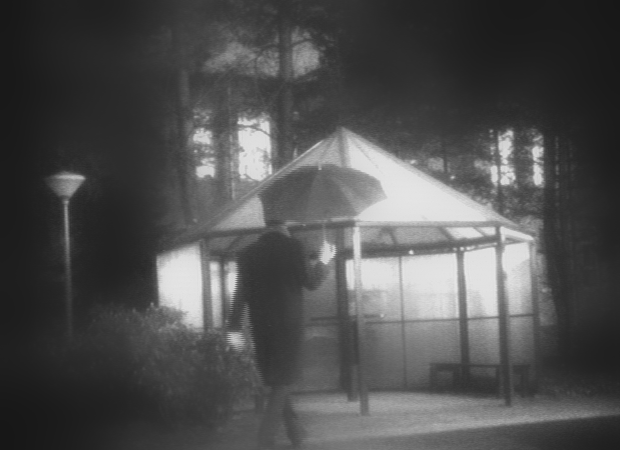
#> input picture Fusion/Test_vi_low/1.bmp, 620 x 450 px; its folder holds only this picture in this run
$ python gftest_2.py
#> lines starting #> are read from the running program, lines starting #| are printed output that depends on the picture
#> further down, vi is the input picture: shape (450, 620); min 23, max 229, mean 79.7
### Fusion/guideFilter.py
import numpy as np
from imageio import imread
import math
# import torch
# import torch.nn
import cv2
def guideFilter(I, p, winSize, eps, s):

    #输入图像的高、宽
#> called with winSize = (40, 40), eps = 0.01, s = 0.5
    h, w = I.shape[:2]
#> h = 450; w = 620

    #缩小图像
    size = (int(round(w*s)), int(round(h*s)))
#> size = (310, 225)

    small_I = cv2.resize(I, size, interpolation=cv2.INTER_CUBIC)
    small_p = cv2.resize(I, size, interpolation=cv2.INTER_CUBIC)

    #缩小滑动窗口
    X = winSize[0]
    small_winSize = (int(round(X*s)), int(round(X*s)))

    # I的均值平滑
    mean_small_I = cv2.blur(small_I, small_winSize)
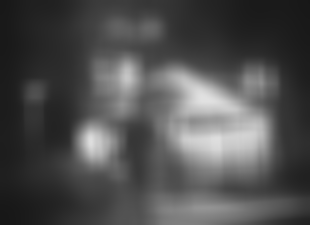
#> mean_small_I: shape (225, 310) float64; min 0.0915, max 0.886, mean 0.312

    #p的均值平滑
    mean_small_p = cv2.blur(small_p, small_winSize)

    #I*I和I*p的均值平滑
    mean_small_II = cv2.blur(small_I*small_I, small_winSize)
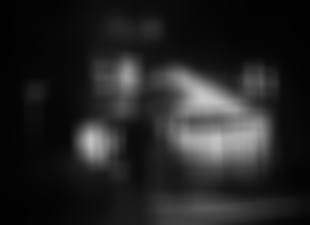
#> mean_small_II: shape (225, 310) float64; min 0.00838, max 0.785, mean 0.141

    mean_small_Ip = cv2.blur(small_I*small_p, small_winSize)

    #方差
    var_small_I = mean_small_II - mean_small_I * mean_small_I #方差公式
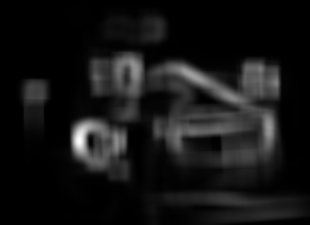
#> var_small_I: shape (225, 310) float64; min 2.64e-06, max 0.0953, mean 0.00796; drawn with min black and max white

    #协方差
    cov_small_Ip = mean_small_Ip - mean_small_I * mean_small_p

    small_a = cov_small_Ip / (var_small_I + eps)
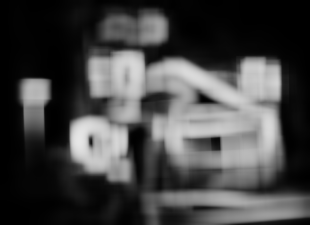
#> small_a: shape (225, 310) float64; min 0.000264, max 0.905, mean 0.271
    small_b = mean_small_p - small_a*mean_small_I
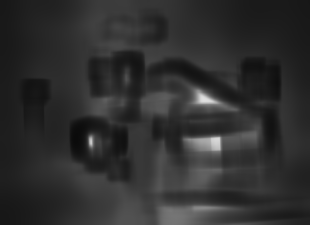
#> small_b: shape (225, 310) float64; min 0.0448, max 0.881, mean 0.186

    #对a、b进行均值平滑
    mean_small_a = cv2.blur(small_a, small_winSize)
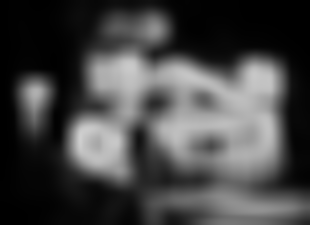
#> mean_small_a: shape (225, 310) float64; min 0.000422, max 0.813, mean 0.271
    mean_small_b = cv2.blur(small_b, small_winSize)

    #放大
    size1 = (w, h)
#> size1 = (620, 450)
    mean_a = cv2.resize(mean_small_a, size1, interpolation=cv2.INTER_LINEAR)
    mean_b = cv2.resize(mean_small_b, size1, interpolation=cv2.INTER_LINEAR)
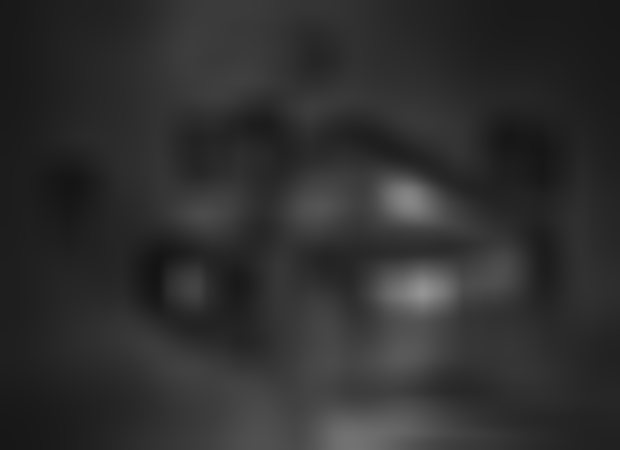
#> mean_b: shape (450, 620) float64; min 0.0783, max 0.581, mean 0.186

    q = mean_a*I + mean_b

    return q

### Fusion/gftest_2.py
import numpy as np
from imageio import imread
import imageio
import math
import time

from guideFilter import *
import matplotlib.pyplot as plt

import os
num_1 = 1
num_2 = 2
for idx in range(num_1, num_2):
    vi = imread('Test_vi_low/%d.bmp' % idx)
    ir = imread('Test_ir_low/%d.bmp' % idx)
    vi2 = imread('Test_vi_original/%d.bmp' % idx)
    ir2 = imread('Test_ir_original/%d.bmp' % idx)

    vi_0_1 = vi/255.0
    ir_0_1 = ir/255.0


    irlow_path = 'Test_ir_low2'
    irhigh_path = 'Test_ir_high2'
    vilow_path = 'Test_vi_low2'
    vihigh_path = 'Test_vi_high2'


    fused_irlow_path = os.path.join(os.getcwd(), irlow_path)
    if not os.path.exists(fused_irlow_path):
        os.makedirs(fused_irlow_path)
    num = "%d" % idx
    fused_irlow_path = os.path.join(fused_irlow_path, num + ".bmp")

    fused_irhigh_path = os.path.join(os.getcwd(), irhigh_path)
    if not os.path.exists(fused_irhigh_path):
        os.makedirs(fused_irhigh_path)
    num = "%d" % idx
    fused_irhigh_path = os.path.join(fused_irhigh_path, num + ".bmp")

    fused_vilow_path = os.path.join(os.getcwd(), vilow_path)
    if not os.path.exists(fused_vilow_path):
        os.makedirs(fused_vilow_path)
    num = "%d" % idx
    fused_vilow_path = os.path.join(fused_vilow_path, num + ".bmp")

    fused_vihigh_path = os.path.join(os.getcwd(), vihigh_path)
    if not os.path.exists(fused_vihigh_path):
        os.makedirs(fused_vihigh_path)
    num = "%d" % idx
    fused_vihigh_path = os.path.join(fused_vihigh_path, num + ".bmp")


    start = time.time()
    gf_vi_low = guideFilter(vi_0_1, vi_0_1, (40,40), math.pow(0.1,2),0.5)
    gf_vi_low = gf_vi_low*255
    gf_vi_low[gf_vi_low>255] = 255
    gf_vi_low = np.round(gf_vi_low)
    gf_vi_low = gf_vi_low.astype(np.uint8)
    cv2.imwrite( fused_vilow_path,gf_vi_low)

    gf_ir_low = guideFilter(ir_0_1, ir_0_1, (40,40), math.pow(0.1,2),0.5)
    gf_ir_low = gf_ir_low*255
    gf_ir_low[gf_ir_low>255] = 255
    gf_ir_low = np.round(gf_ir_low)
    gf_ir_low = gf_ir_low.astype(np.uint8)
    cv2.imwrite(fused_irlow_path,gf_ir_low)


    end = time.time()
    print("guideFilter2 [%d] successfully,Testing time is [%f]" % (idx, end - start))
